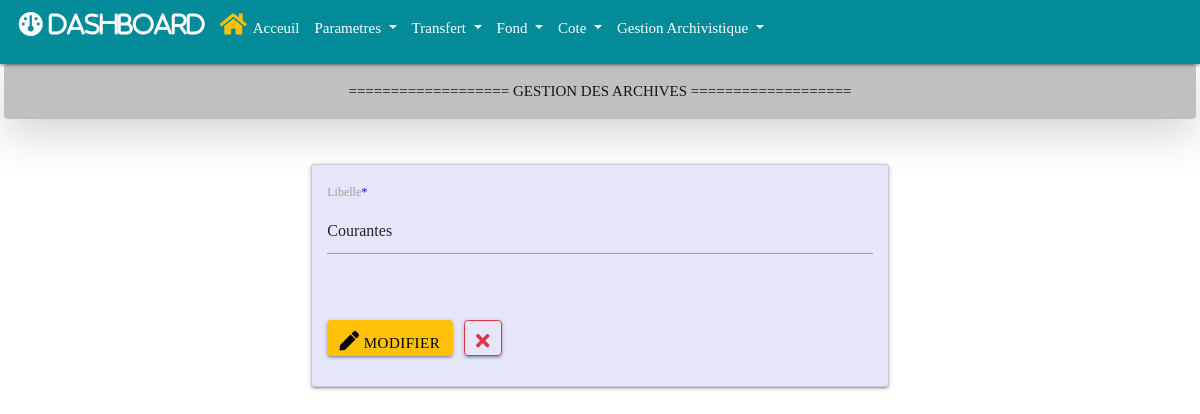
Page /paramettre/type/edit/1 on the earlier database version.
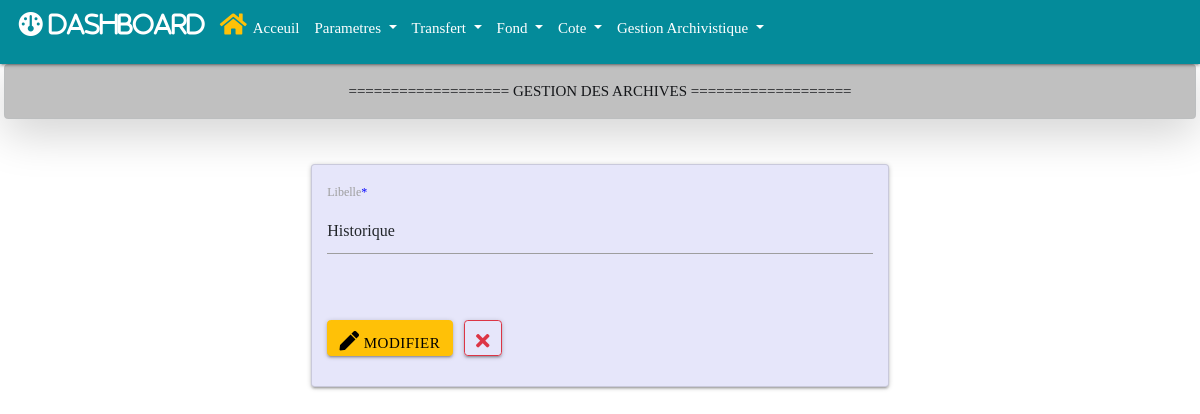
Same page on the later database version.
### paramettre/models.py (models this page shows, shortened)
class Archive_type(models.Model):
    libelle = models.CharField(max_length=200, null=True, blank=True)
    create_at = models.DateField(auto_now_add=True, null=True)
    modified_at = models.DateTimeField(auto_now_add=True)

### paramettre/views.py (the view)
# urls.py: path('paramettre/type/edit/<int:id>', views.edit_type, name="edit_type"),
def edit_type(request, id):
    archive_type = Archive_type.objects.get(id=id)
    if request.method == 'POST':
        form = Archive_typeForm(request.POST, instance=archive_type)
        if form.is_valid():
            form.save(id)
            messages.success(request, f"Type d'archive {archive_type} modifiéé avec succès !")
            return redirect('archive_type')
    else:
        form = Archive_typeForm(instance=archive_type)
    return render(request, 'paramettre/archive_type/edit.html',  {'form':form})

### paramettre/forms.py
class Archive_typeForm(forms.ModelForm):
    libelle = forms.CharField(
        label='Libelle',
        widget=forms.TextInput(attrs={'placeholder': 'Libelle'})
    )
    class  Meta:
        model = Archive_type
        fields = '__all__'

### paramettre/templates/paramettre/archive_type/edit.html (shortened to what this page needs)
{% extends 'base.html' %}
{% load crispy_forms_tags %}
{% block main%}
   <div class="container mt-3 w-50">
      <form method="POST" style="background-color: #E6E6FA" class="card p-3 mt-5" autocomplete="off" enctype="multipart/form-data">
         <div class="row">
            {{form.libelle|as_crispy_field}}
         </div>
         <div class="mt-4" style="width: 100p%;">
            <button style= "font-size: 15px;" type="submit" class="btn btn-warning mb-3">
            <i class="fas fa-pen"></i>&nbsp;Modifier
            </button>
            <a style= "font-size: 15px;" href="{% url 'archive_type' %}" type="button" class="btn btn-outline-danger mb-3 ms-2" style="wdith: 50px;" title="Close">
                  <i class="fas fa-times"></i>
            </a>
         </div>
      </form>
   </div>
{% endblock main%}

Differences in the rows shown:
changed Archive_type: libelle "Courantes" → "Historique"
